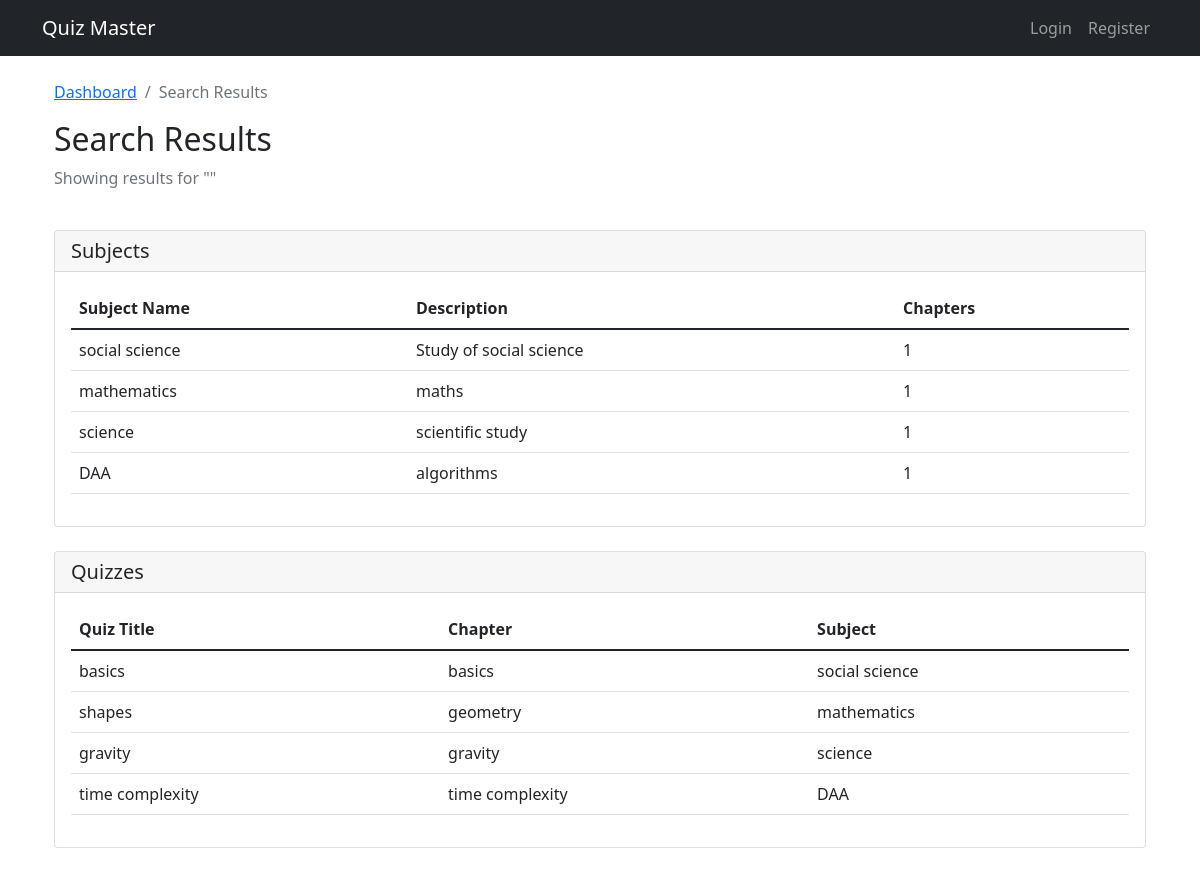
/user/search, run on the app's committed database.
### backend/models.py (models this page shows)
class Subject(db.Model):
    __tablename__ = 'subjects'
    id = db.Column(db.Integer, primary_key=True)
    name = db.Column(db.String(100), nullable=False)
    description = db.Column(db.Text)
    chapters = relationship('Chapter', back_populates='subject', cascade='all, delete-orphan')

class Quiz(db.Model):
    __tablename__ = 'quizzes'
    id = db.Column(db.Integer, primary_key=True)
    chapter_id = db.Column(db.Integer, db.ForeignKey('chapters.id'), nullable=False)
    title = db.Column(db.String(200), nullable=False)
    remarks = db.Column(db.String)
    duration_minutes = db.Column(db.Integer, nullable=False, default=30)
    passing_percentage = db.Column(db.Integer, nullable=False, default=60)
    is_active = db.Column(db.Boolean, default=True)
    chapter = relationship('Chapter', back_populates='quizzes')
    questions = relationship('Question', back_populates='quiz', cascade='all, delete-orphan')
    scores = relationship('Score', back_populates='quiz', cascade='all, delete-orphan')

class Chapter(db.Model):
    __tablename__ = 'chapters'
    id = db.Column(db.Integer, primary_key=True)
    subject_id = db.Column(db.Integer, db.ForeignKey('subjects.id'), nullable=False)
    name = db.Column(db.String(100), nullable=False)
    description = db.Column(db.Text)
    subject = relationship('Subject', back_populates='chapters')
    quizzes = relationship('Quiz', back_populates='chapter', cascade='all, delete-orphan')

### backend/controllers.py (the view)
@app.route('/user/search')
def user_search():
    query = request.args.get('query', '').strip()
    search_type = request.args.get('type', 'all')
    results = {
        'subjects': [],
        'quizzes': []
    }
    if search_type in ['all', 'subjects']:
        results['subjects'] = Subject.query.filter(
            (Subject.name.ilike(f'%{query}%'))
        ).all()
    if search_type in ['all', 'quizzes']:
        results['quizzes'] = Quiz.query.filter(
            (Quiz.title.ilike(f'%{query}%'))
        ).all()
    return render_template('user_search.html',
                         query=query,
                         search_type=search_type,
                         results=results)

### templates/user_search.html (shortened to what this page needs)
{% extends "base.html" %}
{% block content %}
<div class="container">
    <nav aria-label="breadcrumb">
        <ol class="breadcrumb">
            <li class="breadcrumb-item"><a href="{{ url_for('dashboard',username=session.get('username')) }}">Dashboard</a></li>
            <li class="breadcrumb-item active">Search Results</li>
        </ol>
    </nav>
    <div class="row mb-4">
        <div class="col-md-12">
            <h2>Search Results</h2>
            <p class="text-muted">
                Showing results for "{{ query }}"
            </p>
        </div>
    </div>
    {% if search_type in ['all', 'subjects'] and results.subjects %}
        <div class="row mb-4">
            <div class="col-md-12">
                <div class="card">
                    <div class="card-header">
                        <h5 class="mb-0">Subjects</h5>
                    </div>
                    <div class="card-body">
                        <div class="table-responsive">
                            <table class="table">
                                <thead>
                                    <tr>
                                        <th>Subject Name</th>
                                        <th>Description</th>
                                        <th>Chapters</th>
                                    </tr>
                                </thead>
                                <tbody>
                                    {% for subject in results.subjects %}
                                        <tr>
                                            <td>{{ subject.name }}</td>
                                            <td>{{ subject.description }}</td>
                                            <td>{{ subject.chapters|length }}</td>
                                        </tr>
                                    {% endfor %}
                                </tbody>
                            </table>
                        </div>
                    </div>
                </div>
            </div>
        </div>
    {% endif %}
    {% if search_type in ['all', 'quizzes'] and results.quizzes %}
        <div class="row mb-4">
            <div class="col-md-12">
                <div class="card">
                    <div class="card-header">
                        <h5 class="mb-0">Quizzes</h5>
                    </div>
                    <div class="card-body">
                        <div class="table-responsive">
                            <table class="table">
                                <thead>
                                    <tr>
                                        <th>Quiz Title</th>
                                        <th>Chapter</th>
                                        <th>Subject</th>
                                    </tr>
                                </thead>
                                <tbody>
                                    {% for quiz in results.quizzes %}
                                        <tr>
                                            <td>{{ quiz.title }}</td>
                                            <td>{{ quiz.chapter.name }}</td>
                                            <td>{{ quiz.chapter.subject.name }}</td>
                                        </tr>
                                    {% endfor %}
                                </tbody>
                            </table>
                        </div>
                    </div>
                </div>
            </div>
        </div>
    {% endif %}
</div>
{% endblock %}

### templates/base.html (shortened to what this page needs)
<!DOCTYPE html>
<html lang="en">
<head>
    <link href="https://cdn.jsdelivr.net/npm/bootstrap@5.1.3/dist/css/bootstrap.min.css" rel="stylesheet">
</head>
<body>
    <nav class="navbar navbar-expand-lg navbar-dark bg-dark">
        <div class="container">
            <a class="navbar-brand" href="{{ url_for('index') }}">Quiz Master</a>
            <div class="collapse navbar-collapse">
                <ul class="navbar-nav ms-auto">
                    {% if session.get('user_id') %}
                        <li class="nav-item">
                            <a class="nav-link" href="{{ url_for('dashboard', username=session.get('username')) }}">Dashboard</a>
                        </li>
                        <li class="nav-item">
                            <a class="nav-link" href="{{ url_for('admin_summary', username=session.get('username')) }}">Summary</a>
                        </li>
                        <li class="nav-item">
                            <a class="nav-link" href="{{ url_for('logout') }}">Logout</a>
                        </li>
                    {% else %}
                        <li class="nav-item">
                            <a class="nav-link" href="{{ url_for('login') }}">Login</a>
                        </li>
                        <li class="nav-item">
                            <a class="nav-link" href="{{ url_for('register') }}">Register</a>
                        </li>
                    {% endif %}
                </ul>
            </div>
        </div>
    </nav>
    <div class="container mt-4">
        {% block content %}{% endblock %}
    </div>
</body>
</html>

### data on the page
Subject: name "social science", description "Study of social science", chapters|length "1"
Subject: name "mathematics", description "maths", chapters|length "1"
Subject: name "science", description "scientific study", chapters|length "1"
Subject: name "DAA", description "algorithms", chapters|length "1"
Quiz: title "basics", chapter.name "basics", chapter.subject.name "social science"
Quiz: title "shapes", chapter.name "geometry", chapter.subject.name "mathematics"
Quiz: title "gravity", chapter.name "gravity", chapter.subject.name "science"
Quiz: title "time complexity", chapter.name "time complexity", chapter.subject.name "DAA"
